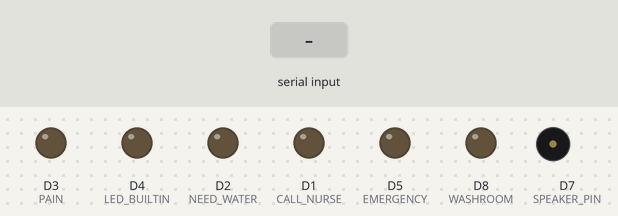
The sketch below on a simulated ESP8266 (NodeMCU). On the bench: output pins drawn as LEDs (lit = HIGH, except the on-board LED, lit = LOW), buzzer (waves = sounding). Inputs (shaded band) come from the test bench.

Above: at 1.2 s.
1.3 s: "CALL_NURSE\n" received over Serial
At 1.8 s:
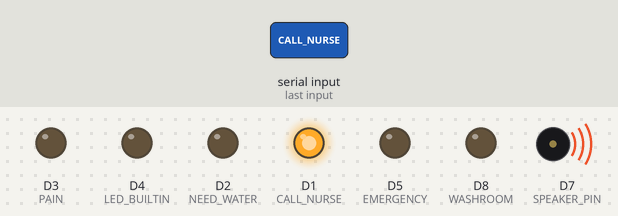
3.7 s: "NEED_WATER\n" received over Serial
At 3.8 s:
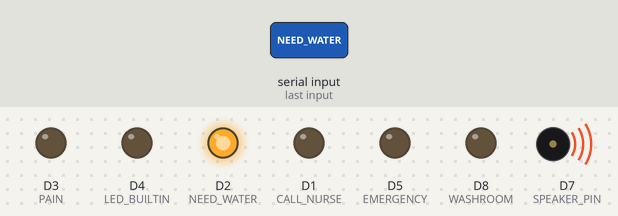
5.8 s: "PAIN\n" received over Serial
At 6.16 s:
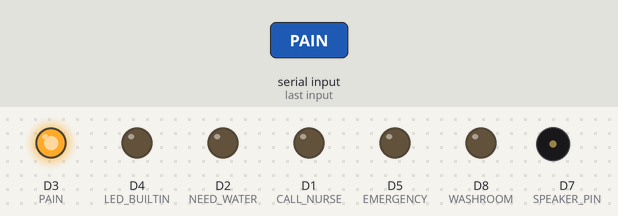
8.8 s: "WASHROOM\n" received over Serial
At 9.6 s:
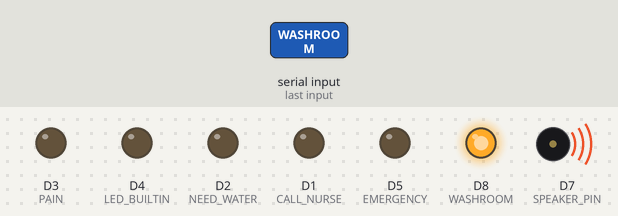
11.3 s: "EMERGENCY\n" received over Serial
At 11.8 s:
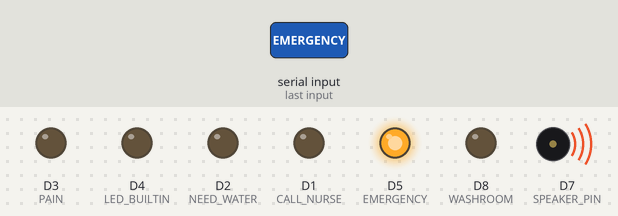
Timing chart, 0 to 15.0 s (numbered marks = the images above; inputs shaded):
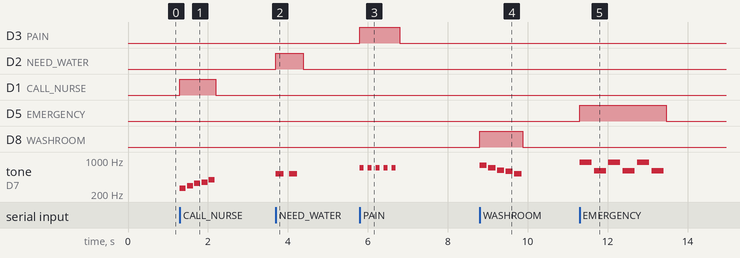

Measured:
- after the input at 1.3 s, D1 (CALL_NURSE): LOW → HIGH at once, → LOW 0.90 s later; tone on D7 (SPEAKER_PIN): plays 262 Hz for 0.15 s, 294 Hz for 0.15 s, 330 Hz for 0.15 s, 349 Hz for 0.15 s, 392 Hz for 0.15 s, starting at once
- after the input at 3.7 s, D2 (NEED_WATER): LOW → HIGH at once, → LOW 0.68 s later; tone on D7 (SPEAKER_PIN): alternates 523 Hz for 0.20 s and silent for 0.14 s, 4 changes in all, then stays silent, starting at once
- after the input at 5.8 s, D3 (PAIN): LOW → HIGH at once, → LOW 1.0 s later; tone on D7 (SPEAKER_PIN): alternates 700 Hz for 0.10 s and silent for 0.10 s, 10 changes in all, then stays silent, starting at once
- after the input at 8.8 s, D8 (WASHROOM): LOW → HIGH at once, → LOW 1.1 s later; tone on D7 (SPEAKER_PIN): plays 784 Hz for 0.18 s, 698 Hz for 0.18 s, 622 Hz for 0.18 s, 587 Hz for 0.18 s, 523 Hz for 0.18 s, starting at once
- after the input at 11.3 s, D5 (EMERGENCY): LOW → HIGH at once, → LOW 2.2 s later; tone on D7 (SPEAKER_PIN): silent → 900 Hz at once, then repeats every 0.72 s: silent 0.06 s, 600 Hz 0.30 s, silent 0.06 s, 900 Hz 0.30 s, until it stays silent from 13.4 s

The sketch:

sketch_nov3a.ino
```cpp
#define SPEAKER_PIN D7  // Speaker connected here

void setup() {
  Serial.begin(9600);

  pinMode(D1, OUTPUT);  // CALL_NURSE
  pinMode(D2, OUTPUT);  // NEED_WATER
  pinMode(D3, OUTPUT);  // PAIN
  pinMode(D8, OUTPUT);  // WASHROOM
  pinMode(D5, OUTPUT);  // EMERGENCY
  pinMode(LED_BUILTIN, OUTPUT);
  pinMode(SPEAKER_PIN, OUTPUT);

  // Turn all LEDs OFF initially
  digitalWrite(D1, LOW);
  digitalWrite(D2, LOW);
  digitalWrite(D3, LOW);
  digitalWrite(D8, LOW);
  digitalWrite(D5, LOW);
}

void loop() {
  digitalWrite(LED_BUILTIN, HIGH);

  if (Serial.available() > 0) {
    String gesture = Serial.readStringUntil('\n');
    gesture.trim();

    // Turn off all LEDs first
    digitalWrite(D1, LOW);
    digitalWrite(D2, LOW);
    digitalWrite(D3, LOW);
    digitalWrite(D8, LOW);
    digitalWrite(D5, LOW);

    // ====== Handle Gestures ======
    if (gesture == "CALL_NURSE") {
      digitalWrite(D1, HIGH);
      playTune1();
    }
    else if (gesture == "NEED_WATER") {
      digitalWrite(D2, HIGH);
      playTune2();
    }
    else if (gesture == "PAIN") {
      digitalWrite(D3, HIGH);
      playTune3();
    }
    else if (gesture == "WASHROOM") {
      digitalWrite(D8, HIGH);
      playTune4();
    }
    else if (gesture == "EMERGENCY") {
      digitalWrite(D5, HIGH);
      playTune5();
    }
    else {
      // Unknown gesture → turn everything off
      digitalWrite(D1, LOW);
      digitalWrite(D2, LOW);
      digitalWrite(D3, LOW);
      digitalWrite(D8, LOW);
      digitalWrite(D5, LOW);
    }
  }
  else {
    // No serial data → keep LEDs off
    digitalWrite(D1, LOW);
    digitalWrite(D2, LOW);
    digitalWrite(D3, LOW);
    digitalWrite(D8, LOW);
    digitalWrite(D5, LOW);
  }
}

// ==============================
//        MELODY FUNCTIONS
// ==============================

void playTone(int freq, int duration) {
  tone(SPEAKER_PIN, freq, duration);
  delay(duration * 1.2);
  noTone(SPEAKER_PIN);
}

// CALL_NURSE — calm rising tone
void playTune1() {
  int notes[] = {262, 294, 330, 349, 392};
  for (int i = 0; i < 5; i++) playTone(notes[i], 150);
}

// NEED_WATER — short double beep
void playTune2() {
  for (int i = 0; i < 2; i++) {
    playTone(523, 200);
    delay(100);
  }
}

// PAIN — fast alarm-like beeps
void playTune3() {
  for (int i = 0; i < 5; i++) {
    playTone(700, 100);
    delay(80);
  }
}

// WASHROOM — gentle descending tone
void playTune4() {
  int notes[] = {784, 698, 622, 587, 523};
  for (int i = 0; i < 5; i++) playTone(notes[i], 180);
}

// EMERGENCY — loud repeating siren pattern
void playTune5() {
  for (int i = 0; i < 3; i++) {
    playTone(900, 300);
    playTone(600, 300);
  }
}
```
